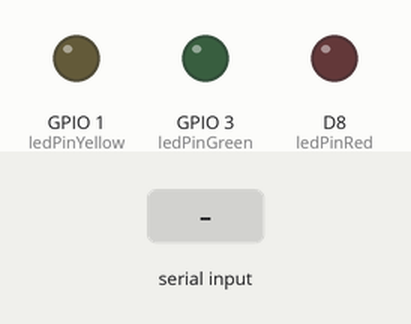
Recording of a sketch running on a simulated ESP8266 (NodeMCU). Shown: output pins drawn as LEDs (lit = HIGH). The inputs (shaded band) are chosen by the test bench.

Above: at 1.2 s.
1.3 s: "G" received over Serial
At 1.6 s:
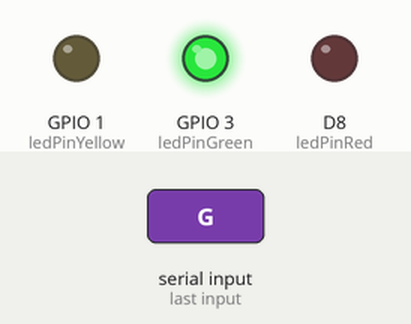
2.8 s: "R" received over Serial
At 3.9 s:
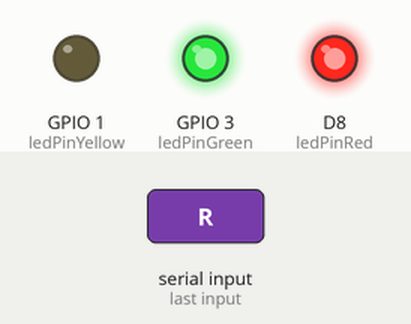
4.3 s: "Y" received over Serial
At 5.1 s:
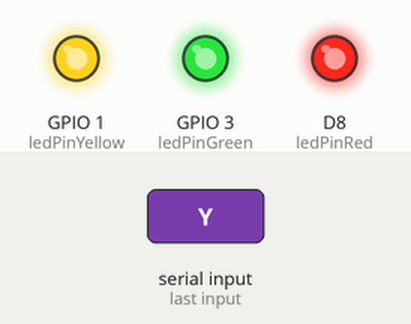
5.8 s: "O" received over Serial
At 6.2 s:
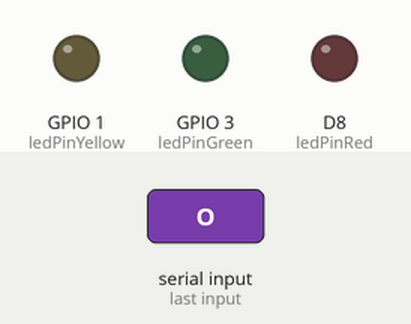
7.3 s: "r" received over Serial
At 8.5 s:
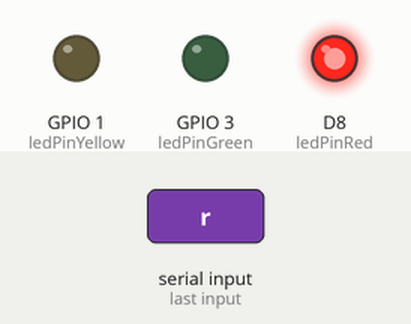
8.8 s: "y" received over Serial
At 9.7 s:
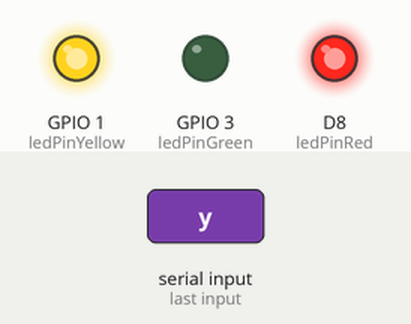
Timing chart, 0 to 11.3 s (numbered marks = the images above; inputs shaded):
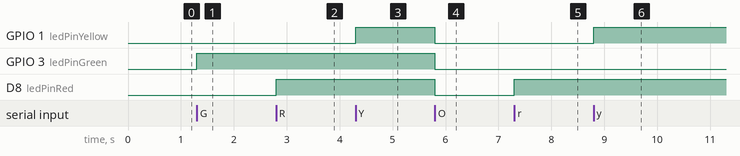

Measured:
- after the input at 1.3 s, GPIO 3 (ledPinGreen): LOW → HIGH at once
- after the input at 2.8 s, D8 (ledPinRed): LOW → HIGH at once
- after the input at 4.3 s, GPIO 1 (ledPinYellow): LOW → HIGH at once
- after the input at 5.8 s, GPIO 1 (ledPinYellow), GPIO 3 (ledPinGreen), D8 (ledPinRed): HIGH → LOW at once
- after the input at 7.3 s, D8 (ledPinRed): LOW → HIGH at once
- after the input at 8.8 s, GPIO 1 (ledPinYellow): LOW → HIGH at once

The sketch:

01_SerialRead_Keyboard.ino
```cpp
// const int buttonPin1 = D4;
// const int buttonPin2 = D5;
const int ledPinRed = D8;
const int ledPinGreen = D9;
const int ledPinYellow = D10;


int buttonState = 0;  //  pushbutton status

void setup() {
  // initialize the LED pin as an output:
  pinMode(ledPinRed, OUTPUT);
   pinMode(ledPinGreen, OUTPUT);
    pinMode(ledPinYellow, OUTPUT);

  Serial.begin(115200);
}

void loop() {
  // CPU continuously asking: has any serial data arrived yet?
  if (Serial.available() > 0){
  buttonState = Serial.read();

  // check if the pushbutton is pressed for Green.
  if ((buttonState == 'G') || (buttonState == 'g')){
    // turn LED on:
    digitalWrite(ledPinGreen, 1);
  }
  if ((buttonState == 'R') || (buttonState == 'r')){
    // turn LED on:
    digitalWrite(ledPinRed, 1);
  }
  if ((buttonState == 'Y') || (buttonState == 'y')){
    // turn LED on:
    digitalWrite(ledPinYellow, 1);
  }
  if (buttonState == 'O') {
    // turn LED off:
    digitalWrite(ledPinGreen, 0);
    digitalWrite(ledPinRed, 0);
    digitalWrite(ledPinYellow, 0);
  }
  }
} 
```
